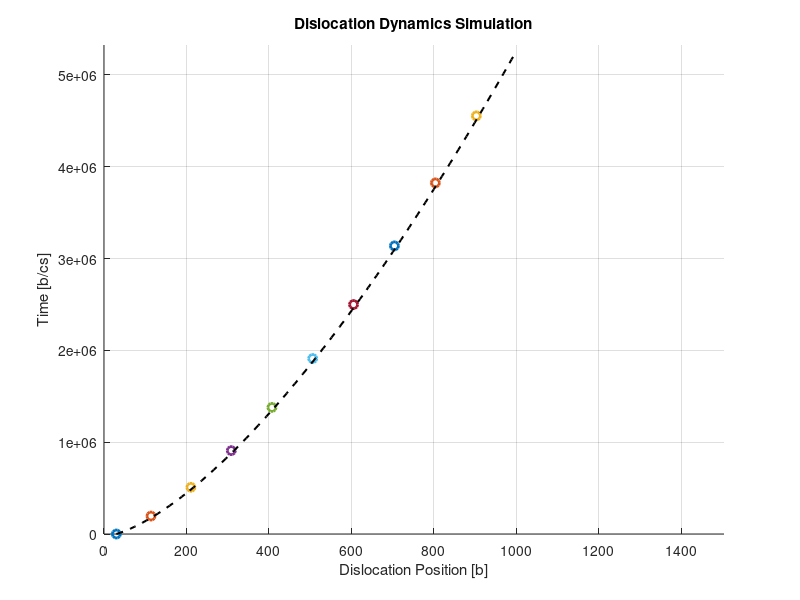

Recreate this plot in MATLAB.
clear
%% 2D dislocation dynamics
%% Define parameters
load("matPara_W.mat");
unitSIF = mu_SI*sqrt(b_SI);
unitSIFrate = mu_SI*cs_SI/sqrt(b_SI);
unitTime = b_SI / cs_SI;

% Ke = 2e6; % Pa`m^1/2
% Assming crack-tip located at origin
crack_tip = 0;
tau_nuc = 100e6 / mu_SI;        % [Pa], critical resolved shear stress for dislocation nucleation
r_source = 30;     % [m], source position for dislocation nucleation
T = 300; % [K], temperature
% Function to calculate resolved shear stress
tau_interaction = @(ri,rj) mu*b/(2*pi) / (ri-rj);   % dislocation interaction for screw dislocation
tau_imgae = @(r) mu*b/(4*pi) ./ (r-crack_tip);       % image force for screw dislocation

%% Define applied stress field
KappDot = 0e6 / unitSIFrate;
% Kapp0 = 0.0e6 / unitSIF;
Kapp0 = 0.01;

%% Define output variables
nucleation = false; 
dt = 10;
dxMax = 10;
Nsteps = 100;
outputInterval = 10;
time_curr = 0;
Vmax = 1.0;
time = zeros(1, Nsteps);
back_stress = zeros(1, Nsteps);

%% Initiate dislocation configuration
Nd = 1;
disArr = struct('id', {}, 'position', {}, 'velocity', {});

for i = 1: Nd
    disArr(i).id = i; % Unique identifier
    disArr(i).position = r_source*i; % Current position
    disArr(i).velocity = 0.0; % Current velocity
end
%% 

figure
hold on
xlabel('Dislocation Position [b]')
ylabel('Time [b/cs]')

for kInc = 1: Nsteps

    time(kInc) = time_curr;
    Kapp = Kapp0 + KappDot * time_curr;
    tau_applied = @(r) Kapp ./ sqrt(2*pi*r);

%% Dislocation nucleation
if nucleation
    for nd = 1: Nd
        back_stress(kInc) = back_stress(kInc) + tau_interaction(r_source, disArr(nd).position); % Back stress, <0
    end
    rss_source = tau_applied(r_source) + back_stress(kInc) - tau_imgae(r_source); % Resolved shear stress at source
    if rss_source >= tau_nuc
        Nd = Nd + 1; % Increment dislocation count
        disArr(Nd).id = Nd; % Assign new ID
        disArr(Nd).position = r_source; % Set nucleation position
        disArr(Nd).velocity = 0; % Initial velocity is zero
    end
end
%% Resolved shear stress
    currP = zeros(1, Nd);
    tau_int = zeros(1, Nd);

    for i = 1: Nd
        ri = disArr(i).position;
        currP(i) = ri;
        for j = 1: Nd
            if i ~= j
                rj = disArr(j).position;
                tau_int(i) = tau_interaction(ri, rj) + tau_int(i);
            end
        end
    end

    tau_app = tau_applied(currP); 
    tau_im = tau_imgae(currP);
    % rss = tau_app + tau_int - tau_im;
    rss = tau_app + tau_int;


%% Mobility law
    % [currV, athermal] = mobilityLaw_W(rss, T);
    currV = rss .* b / 1;
    athermal = zeros(size(rss));
    newP = currP + currV * dt; % Update positions based on velocities

%% Visualization
    if mod(kInc-1, outputInterval) == 0
        for i = 1:Nd
            if athermal(i)
                plot(currP(i), time_curr, 's', 'LineWidth', 2, 'DisplayName', ['Dislocation ', num2str(i)]); % Square for athermal
            else
                plot(currP(i), time_curr, 'o', 'LineWidth', 2, 'DisplayName', ['Dislocation ', num2str(i)]); % Circle otherwise
            end
        end
    end

%% Update variables for next iteration
    for ndis = 1: Nd
        disArr(ndis).position = newP(ndis); % Update position
        disArr(ndis).velocity = currV(ndis); % store velocity
    end

    if Nd > 0
        x_leadingDis = disArr(Nd).position;
        Vmax = max(currV);
    else
        x_leadingDis = 1000;
        Vmax = 1.0;
    end
    dt = dxMax/Vmax;
    time_curr = time_curr + dt;

end

%% 
grid on
title('Dislocation Dynamics Simulation')
axis([0, x_leadingDis*1.5, 0, time_curr]);
Kd = 1;
disp('current SIF [MPa m^0.5] = ')
disp(Kapp*unitSIF/1e6)

%% Analytical solution for single dislocation
r_dis = ( 3/2 * time * Kapp0 / sqrt(2*pi) + r_source^(3/2) ).^(2/3);
plot(r_dis, time, 'k--', 'LineWidth', 1.5, 'DisplayName', 'Analytical Solution');